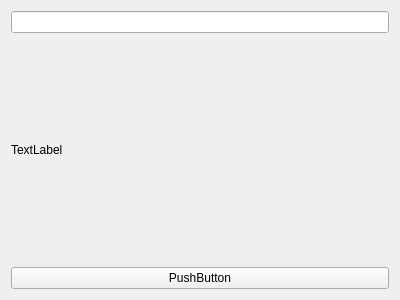
<?xml version="1.0" encoding="UTF-8"?>
<ui version="4.0">
 <class>Widget</class>
 <widget class="QWidget" name="Widget">
  <property name="geometry">
   <rect>
    <x>0</x>
    <y>0</y>
    <width>400</width>
    <height>300</height>
   </rect>
  </property>
  <property name="windowTitle">
   <string>Widget</string>
  </property>
  <layout class="QVBoxLayout" name="verticalLayout">
   <item>
    <widget class="QLineEdit" name="lineEdit"/>
   </item>
   <item>
    <widget class="QLabel" name="label">
     <property name="text">
      <string>TextLabel</string>
     </property>
    </widget>
   </item>
   <item>
    <widget class="QPushButton" name="pushButton">
     <property name="text">
      <string>PushButton</string>
     </property>
    </widget>
   </item>
  </layout>
 </widget>
 <layoutdefault spacing="6" margin="11"/>
 <resources/>
 <connections/>
</ui>
